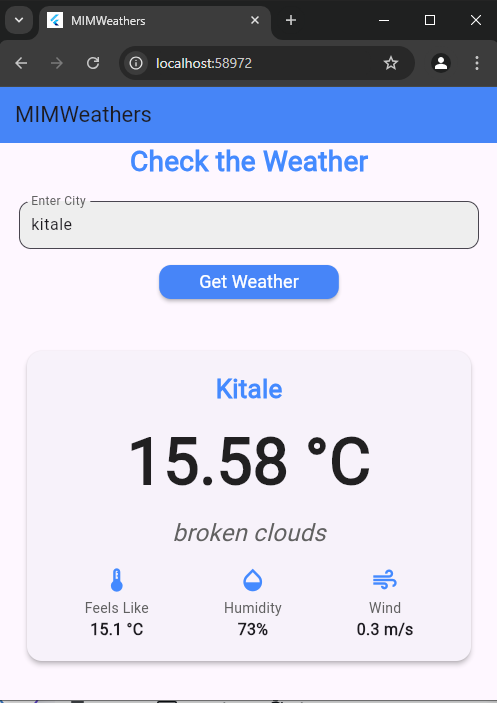
#> input picture HTML files/onset.PNG, 497 x 703 px
$ python 'import cv2.py'
#> lines starting #> are read from the running program, lines starting #| are printed output that depends on the picture; after the words box and inside, x2 and y2 are one past the last pixel; in counts of white or black regions, pixels touching at a corner belong together
import cv2
import numpy as np

def cartoonize_image(input_image_path, save_path):
#> called with input_image_path = 'onset.PNG', save_path = 'cartoon_output.jpg'
    img = cv2.imread(input_image_path)
#> img is the input picture: shape (703, 497, 3); mean B, G, R 221.2, 203.9, 201.4
    if img is None:
        raise ValueError("Could not read the image")

    data = np.float32(img).reshape((-1, 3))
    criteria = (cv2.TERM_CRITERIA_EPS + cv2.TERM_CRITERIA_MAX_ITER, 20, 0.001)
    ret, labels, centers = cv2.kmeans(data, 8, None, criteria, 10, cv2.KMEANS_RANDOM_CENTERS)
#> ret = 32723098.3; centers = [[61.24, 60.6, 60.73], [247.6, 133.9, 70.71], [35.2, 34.89, 34.62], [116.6, 114.9, 115.7], [250.3, 242.9, 249.5], [153.2, 85.13, 50.38], [207.8, 194.2, 191], [47.61, 126, 177.9]]
    quantized = np.uint8(centers)[labels.flatten()].reshape(img.shape)

    gray = cv2.cvtColor(img, cv2.COLOR_BGR2GRAY)
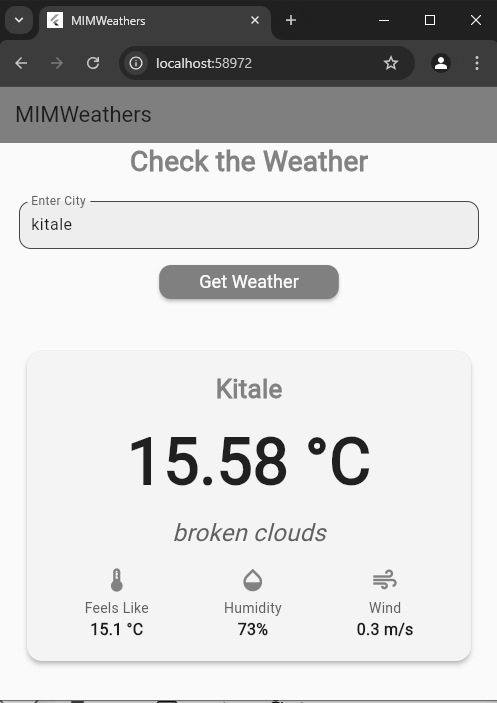
#> gray: shape (703, 497); min 13, max 255, mean 205
    edges = cv2.adaptiveThreshold(cv2.medianBlur(gray, 7), 255,
                                  cv2.ADAPTIVE_THRESH_MEAN_C, cv2.THRESH_BINARY, 9, 2)
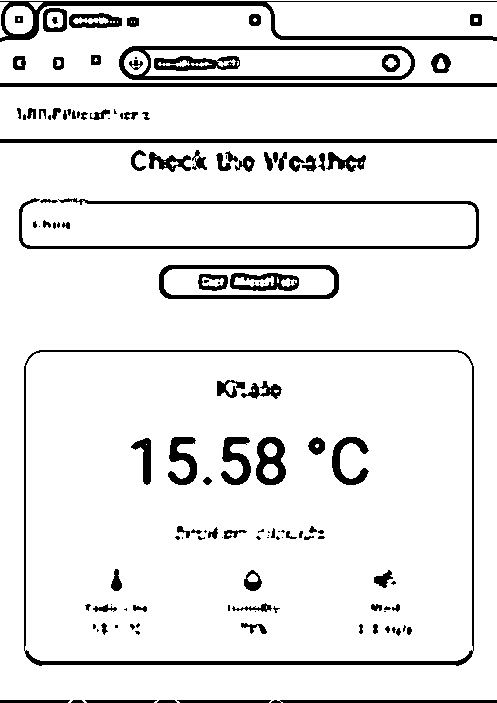
#> edges: shape (703, 497); 90.7% white; 141 black regions (51 under 20 px), largest, box (x1, y1, x2, y2) and area: (24, 350, 474, 666) 3900, (0, 1, 497, 42) 3055, (19, 198, 479, 249) 2927

    cartoon = cv2.bitwise_and(quantized, quantized, mask=edges)
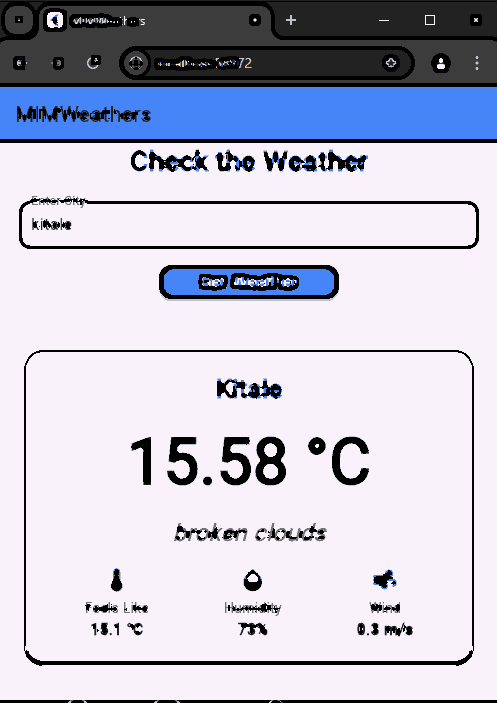
#> cartoon: shape (703, 497, 3); mean B, G, R 206.9, 191.6, 191.4
    cv2.imwrite(save_path, cartoon)
    return cartoon

if __name__ == "__main__":
    try:
        cartoonize_image("onset.PNG", "cartoon_output.jpg")
        print("Image cartoonized successfully!")
    except Exception as e:
        print(f"Error: {e}")
